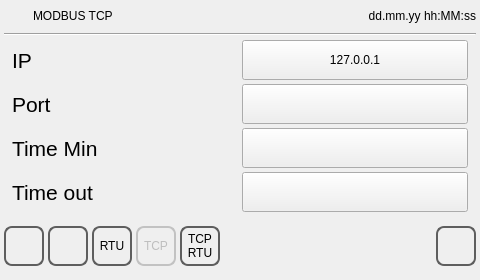
<?xml version="1.0" encoding="UTF-8"?>
<ui version="4.0">
 <class>commpar_tcp</class>
 <widget class="QWidget" name="commpar_tcp">
  <property name="geometry">
   <rect>
    <x>0</x>
    <y>0</y>
    <width>480</width><height>272</height>
   </rect>
  </property>
  <property name="minimumSize">
   <size>
    <width>0</width>
    <height>0</height>
   </size>
  </property>
  <property name="maximumSize">
   <size>
    <width>16777215</width>
    <height>16777215</height>
   </size>
  </property>
  <property name="windowTitle">
   <string>commpar_tcp</string>
  </property>
  <property name="styleSheet">
   <string notr="true">QPushButton
{
	font: 20pt &quot;Ubuntu&quot;;
}</string>
  </property>
  <layout class="QVBoxLayout" name="verticalLayout">
   <property name="spacing">
    <number>4</number>
   </property>
   <property name="margin">
    <number>4</number>
   </property>
   <item>
    <layout class="QHBoxLayout" name="horizontalLayout">
     <property name="sizeConstraint">
      <enum>QLayout::SetMinimumSize</enum>
     </property>
     <item>
      <widget class="QLabel" name="labelIcon">
       <property name="minimumSize">
        <size>
         <width>25</width>
         <height>25</height>
        </size>
       </property>
       <property name="maximumSize">
        <size>
         <width>25</width>
         <height>25</height>
        </size>
       </property>
       <property name="focusPolicy">
        <enum>Qt::NoFocus</enum>
       </property>
       <property name="styleSheet">
        <string notr="true"/>
       </property>
       <property name="text">
        <string/>
       </property>
      </widget>
     </item>
     <item>
      <widget class="QLabel" name="labelTitle">
       <property name="sizePolicy">
        <sizepolicy hsizetype="Preferred" vsizetype="Fixed">
         <horstretch>0</horstretch>
         <verstretch>0</verstretch>
        </sizepolicy>
       </property>
       <property name="focusPolicy">
        <enum>Qt::NoFocus</enum>
       </property>
       <property name="text">
        <string>MODBUS TCP</string>
       </property>
      </widget>
     </item>
     <item>
      <widget class="QLabel" name="labelUserName">
       <property name="text">
        <string/>
       </property>
      </widget>
     </item>
     <item>
      <widget class="QLabel" name="labelDataOra">
       <property name="sizePolicy">
        <sizepolicy hsizetype="Preferred" vsizetype="Fixed">
         <horstretch>0</horstretch>
         <verstretch>0</verstretch>
        </sizepolicy>
       </property>
       <property name="focusPolicy">
        <enum>Qt::NoFocus</enum>
       </property>
       <property name="text">
        <string>dd.mm.yy hh:MM:ss</string>
       </property>
       <property name="alignment">
        <set>Qt::AlignRight|Qt::AlignTrailing|Qt::AlignVCenter</set>
       </property>
      </widget>
     </item>
    </layout>
   </item>
   <item>
    <widget class="Line" name="line">
     <property name="focusPolicy">
      <enum>Qt::NoFocus</enum>
     </property>
     <property name="orientation">
      <enum>Qt::Horizontal</enum>
     </property>
    </widget>
   </item>
   <item>
    <spacer name="verticalSpacer">
     <property name="focusPolicy">
      <enum>Qt::NoFocus</enum>
     </property>
     <property name="orientation">
      <enum>Qt::Vertical</enum>
     </property>
     <property name="sizeHint" stdset="0">
      <size>
       <width>20</width>
       <height>40</height>
      </size>
     </property>
    </spacer>
   </item>
   <item>
    <spacer name="verticalSpacer_3">
     <property name="focusPolicy">
      <enum>Qt::NoFocus</enum>
     </property>
     <property name="orientation">
      <enum>Qt::Vertical</enum>
     </property>
     <property name="sizeHint" stdset="0">
      <size>
       <width>20</width>
       <height>40</height>
      </size>
     </property>
    </spacer>
   </item>
   <item>
    <layout class="QGridLayout" name="gridLayout">
     <property name="leftMargin">
      <number>8</number>
     </property>
     <property name="rightMargin">
      <number>8</number>
     </property>
     <item row="1" column="1">
      <widget class="QPushButton" name="pushButtonIpTCP">
       <property name="minimumSize">
        <size>
         <width>0</width>
         <height>40</height>
        </size>
       </property>
       <property name="focusPolicy">
        <enum>Qt::NoFocus</enum>
       </property>
       <property name="text">
        <string>127.0.0.1</string>
       </property>
      </widget>
     </item>
     <item row="1" column="0">
      <widget class="QLabel" name="labelIpTCP">
       <property name="minimumSize">
        <size>
         <width>0</width>
         <height>40</height>
        </size>
       </property>
       <property name="font">
        <font>
         <pointsize>16</pointsize>
        </font>
       </property>
       <property name="focusPolicy">
        <enum>Qt::NoFocus</enum>
       </property>
       <property name="text">
        <string>IP</string>
       </property>
      </widget>
     </item>
     <item row="2" column="1">
      <widget class="QPushButton" name="pushButtonPortTCP">
       <property name="minimumSize">
        <size>
         <width>0</width>
         <height>40</height>
        </size>
       </property>
       <property name="focusPolicy">
        <enum>Qt::NoFocus</enum>
       </property>
       <property name="text">
        <string/>
       </property>
      </widget>
     </item>
     <item row="2" column="0">
      <widget class="QLabel" name="labelPortTCP">
       <property name="minimumSize">
        <size>
         <width>0</width>
         <height>40</height>
        </size>
       </property>
       <property name="font">
        <font>
         <pointsize>16</pointsize>
        </font>
       </property>
       <property name="focusPolicy">
        <enum>Qt::NoFocus</enum>
       </property>
       <property name="text">
        <string>Port</string>
       </property>
      </widget>
     </item>
     <item row="4" column="1">
      <widget class="QPushButton" name="pushButtonTimeOutTCP">
       <property name="minimumSize">
        <size>
         <width>0</width>
         <height>40</height>
        </size>
       </property>
       <property name="focusPolicy">
        <enum>Qt::NoFocus</enum>
       </property>
       <property name="text">
        <string/>
       </property>
      </widget>
     </item>
     <item row="4" column="0">
      <widget class="QLabel" name="labelTimeOutTCP">
       <property name="minimumSize">
        <size>
         <width>0</width>
         <height>40</height>
        </size>
       </property>
       <property name="font">
        <font>
         <pointsize>16</pointsize>
        </font>
       </property>
       <property name="focusPolicy">
        <enum>Qt::NoFocus</enum>
       </property>
       <property name="text">
        <string>Time out</string>
       </property>
      </widget>
     </item>
     <item row="3" column="0">
      <widget class="QLabel" name="labelTimeMinTCP">
       <property name="minimumSize">
        <size>
         <width>0</width>
         <height>40</height>
        </size>
       </property>
       <property name="font">
        <font>
         <pointsize>16</pointsize>
        </font>
       </property>
       <property name="focusPolicy">
        <enum>Qt::NoFocus</enum>
       </property>
       <property name="text">
        <string>Time Min</string>
       </property>
      </widget>
     </item>
     <item row="3" column="1">
      <widget class="QPushButton" name="pushButtonTimeMinTCP">
       <property name="minimumSize">
        <size>
         <width>0</width>
         <height>40</height>
        </size>
       </property>
       <property name="focusPolicy">
        <enum>Qt::NoFocus</enum>
       </property>
       <property name="text">
        <string/>
       </property>
      </widget>
     </item>
    </layout>
   </item>
   <item>
    <spacer name="verticalSpacer_2">
     <property name="focusPolicy">
      <enum>Qt::NoFocus</enum>
     </property>
     <property name="orientation">
      <enum>Qt::Vertical</enum>
     </property>
     <property name="sizeHint" stdset="0">
      <size>
       <width>20</width>
       <height>40</height>
      </size>
     </property>
    </spacer>
   </item>
   <item>
    <layout class="QHBoxLayout" name="horizontalLayoutButtons">
     <item>
      <widget class="QPushButton" name="pushButtonHome">
       <property name="minimumSize">
        <size>
         <width>40</width>
         <height>40</height>
        </size>
       </property>
       <property name="maximumSize">
        <size>
         <width>40</width>
         <height>40</height>
        </size>
       </property>
       <property name="focusPolicy">
        <enum>Qt::NoFocus</enum>
       </property>
       <property name="styleSheet">
        <string notr="true">QPushButton
{
border: 2px solid  rgb(94, 94, 94);
border-radius: 8px;
qproperty-icon: url(:/systemicons/img/Home.png);
qproperty-iconSize: 24px 24px;
qproperty-focusPolicy: NoFocus;
}
QPushButton:pressed
{
border: 2px solid  rgb(194, 194, 194);
background-color:  rgb(255, 255, 127);
}
QPushButton:disabled
{
border: 2px solid  rgb(194, 194, 194);
}
</string>
       </property>
       <property name="text">
        <string/>
       </property>
      </widget>
     </item>
     <item>
      <widget class="QPushButton" name="pushButtonBack">
       <property name="minimumSize">
        <size>
         <width>40</width>
         <height>40</height>
        </size>
       </property>
       <property name="maximumSize">
        <size>
         <width>40</width>
         <height>40</height>
        </size>
       </property>
       <property name="focusPolicy">
        <enum>Qt::NoFocus</enum>
       </property>
       <property name="styleSheet">
        <string notr="true">QPushButton
{
border: 2px solid  rgb(94, 94, 94);
border-radius: 8px;
qproperty-icon: url(:/systemicons/img/Go_back.png);
qproperty-iconSize: 24px 24px;
qproperty-focusPolicy: NoFocus;
}
QPushButton:pressed
{
border: 2px solid  rgb(194, 194, 194);
background-color:  rgb(255, 255, 127);
}
QPushButton:disabled
{
border: 2px solid  rgb(194, 194, 194);
}
</string>
       </property>
       <property name="text">
        <string/>
       </property>
      </widget>
     </item>
     <item>
      <widget class="QPushButton" name="pushButtonRTU">
       <property name="minimumSize">
        <size>
         <width>40</width>
         <height>40</height>
        </size>
       </property>
       <property name="maximumSize">
        <size>
         <width>40</width>
         <height>40</height>
        </size>
       </property>
       <property name="focusPolicy">
        <enum>Qt::NoFocus</enum>
       </property>
       <property name="styleSheet">
        <string notr="true">QPushButton
{
border: 2px solid  rgb(94, 94, 94);
border-radius: 8px;
font: 12pt &quot;Ubuntu&quot;;
qproperty-focusPolicy: NoFocus;
}
QPushButton:pressed
{
border: 2px solid  rgb(194, 194, 194);
background-color:  rgb(255, 255, 127);
}
QPushButton:disabled
{
border: 2px solid  rgb(194, 194, 194);
}
</string>
       </property>
       <property name="text">
        <string>RTU</string>
       </property>
      </widget>
     </item>
     <item>
      <widget class="QPushButton" name="pushButtonTCP">
       <property name="enabled">
        <bool>false</bool>
       </property>
       <property name="minimumSize">
        <size>
         <width>40</width>
         <height>40</height>
        </size>
       </property>
       <property name="maximumSize">
        <size>
         <width>40</width>
         <height>40</height>
        </size>
       </property>
       <property name="focusPolicy">
        <enum>Qt::NoFocus</enum>
       </property>
       <property name="styleSheet">
        <string notr="true">QPushButton
{
border: 2px solid  rgb(94, 94, 94);
border-radius: 8px;
font: 12pt &quot;Ubuntu&quot;;
qproperty-focusPolicy: NoFocus;
}
QPushButton:pressed
{
border: 2px solid  rgb(194, 194, 194);
background-color:  rgb(255, 255, 127);
}
QPushButton:disabled
{
border: 2px solid  rgb(194, 194, 194);
}
</string>
       </property>
       <property name="text">
        <string>TCP</string>
       </property>
      </widget>
     </item>
     <item>
      <widget class="QPushButton" name="pushButtonTCPRTU">
       <property name="minimumSize">
        <size>
         <width>40</width>
         <height>40</height>
        </size>
       </property>
       <property name="maximumSize">
        <size>
         <width>40</width>
         <height>40</height>
        </size>
       </property>
       <property name="focusPolicy">
        <enum>Qt::NoFocus</enum>
       </property>
       <property name="styleSheet">
        <string notr="true">QPushButton
{
border: 2px solid  rgb(94, 94, 94);
border-radius: 8px;
font: 12pt &quot;Ubuntu&quot;;
qproperty-focusPolicy: NoFocus;
}
QPushButton:pressed
{
border: 2px solid  rgb(194, 194, 194);
background-color:  rgb(255, 255, 127);
}
QPushButton:disabled
{
border: 2px solid  rgb(194, 194, 194);
}
</string>
       </property>
       <property name="text">
        <string>TCP
RTU</string>
       </property>
      </widget>
     </item>
     <item>
      <spacer name="horizontalSpacer">
       <property name="minimumSize">
        <size>
         <width>0</width>
         <height>60</height>
        </size>
       </property>
       <property name="maximumSize">
        <size>
         <width>16777215</width>
         <height>60</height>
        </size>
       </property>
       <property name="focusPolicy">
        <enum>Qt::NoFocus</enum>
       </property>
       <property name="orientation">
        <enum>Qt::Horizontal</enum>
       </property>
       <property name="sizeHint" stdset="0">
        <size>
         <width>40</width>
         <height>20</height>
        </size>
       </property>
      </spacer>
     </item>
     <item>
      <widget class="QPushButton" name="pushButtonOk">
       <property name="minimumSize">
        <size>
         <width>40</width>
         <height>40</height>
        </size>
       </property>
       <property name="maximumSize">
        <size>
         <width>40</width>
         <height>40</height>
        </size>
       </property>
       <property name="focusPolicy">
        <enum>Qt::NoFocus</enum>
       </property>
       <property name="styleSheet">
        <string notr="true">QPushButton
{
border: 2px solid  rgb(94, 94, 94);
border-radius: 8px;
qproperty-icon: url(:/systemicons/img/OK.png);
qproperty-iconSize: 24px 24px;
qproperty-focusPolicy: NoFocus;
}
QPushButton:pressed
{
border: 2px solid  rgb(194, 194, 194);
background-color:  rgb(255, 255, 127);
}
QPushButton:disabled
{
border: 2px solid  rgb(194, 194, 194);
}
</string>
       </property>
       <property name="text">
        <string/>
       </property>
      </widget>
     </item>
    </layout>
   </item>
  </layout>
 </widget>
 <resources/>
 <connections/>
</ui>
